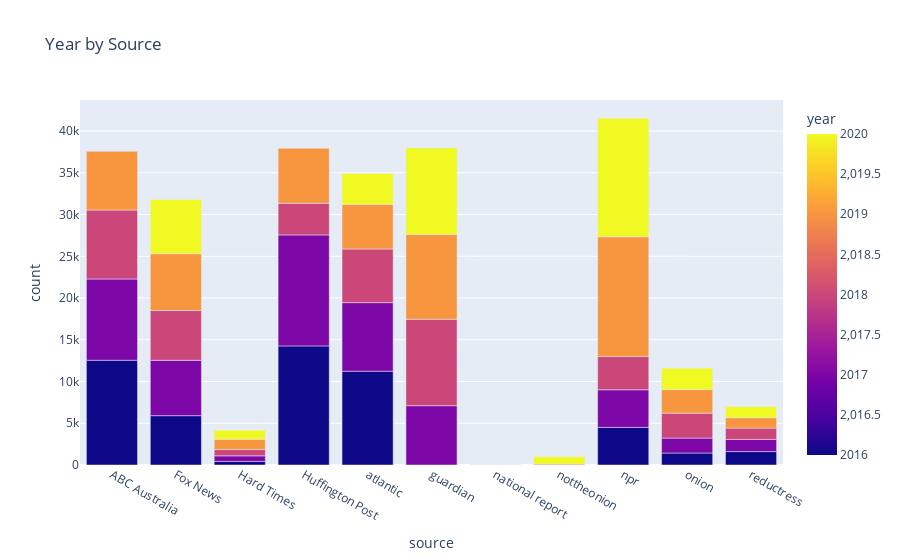

This figure's notebook cell:
### Code cell
fig = px.bar(source_year_group, x="source", y="count", color="year", title="Year by Source")
fig.show()

### Figure 1 — Plotly figure (JSON) as saved in the notebook; plotly's stock layout.template omitted (floating-point values rounded to 4 significant figures)
{"data": [{"alignmentgroup": "True", "hovertemplate": "source=%{x}<br>count=%{y}<br>year=%{marker.color}<extra></extra>", "legendgroup": "", "marker": {"color": [2016, 2017, 2018, 2019, 2016, 2017, 2018, 2019, 2020, 2016, 2017, 2018, 2019, 2020, 2016, 2017, 2018, 2019, 2016, 2017, 2018, 2019, 2020, 2017, 2018, 2019, 2020, 2016, 2017, 2018, 2019, 2020, 2019, 2020, 2016, 2017, 2018, 2019, 2020, 2016, 2017, 2018, 2019, 2020, 2016, 2017, 2018, 2019, 2020], "coloraxis": "coloraxis"}, "name": "", "offsetgroup": "", "orientation": "v", "showlegend": false, "textposition": "auto", "type": "bar", "x": ["ABC Australia", "ABC Australia", "ABC Australia", "ABC Australia", "Fox News", "Fox News", "Fox News", "Fox News", "Fox News", "Hard Times", "Hard Times", "Hard Times", "Hard Times", "Hard Times", "Huffington Post", "Huffington Post", "Huffington Post", "Huffington Post", "atlantic", "atlantic", "atlantic", "atlantic", "atlantic", "guardian", "guardian", "guardian", "guardian", "national report", "national report", "national report", "national report", "national report", "nottheonion", "nottheonion", "npr", "npr", "npr", "npr", "npr", "onion", "onion", "onion", "onion", "onion", "reductress", "reductress", "reductress", "reductress", "reductress"], "xaxis": "x", "y": [12548, 9733, 8261, 7028, 5910, 6627, 5968, 6801, 6492, 429, 669, 755, 1232, 1089, 14266, 13295, 3787, 6592, 11236, 8212, 6428, 5344, 3685, 7103, 10354, 10167, 10358, 18, 13, 2, 2, 6, 125, 870, 4501, 4511, 3981, 14349, 14194, 1432, 1788, 2993, 2820, 2558, 1609, 1458, 1354, 1239, 1306], "yaxis": "y"}], "layout": {"barmode": "relative", "coloraxis": {"colorbar": {"title": {"text": "year"}}, "colorscale": [[0, "#0d0887"], [0.1111, "#46039f"], [0.2222, "#7201a8"], [0.3333, "#9c179e"], [0.4444, "#bd3786"], [0.5556, "#d8576b"], [0.6667, "#ed7953"], [0.7778, "#fb9f3a"], [0.8889, "#fdca26"], [1, "#f0f921"]]}, "legend": {"tracegroupgap": 0}, "title": {"text": "Year by Source"}, "xaxis": {"anchor": "y", "domain": [0, 1], "title": {"text": "source"}}, "yaxis": {"anchor": "x", "domain": [0, 1], "title": {"text": "count"}}}}
